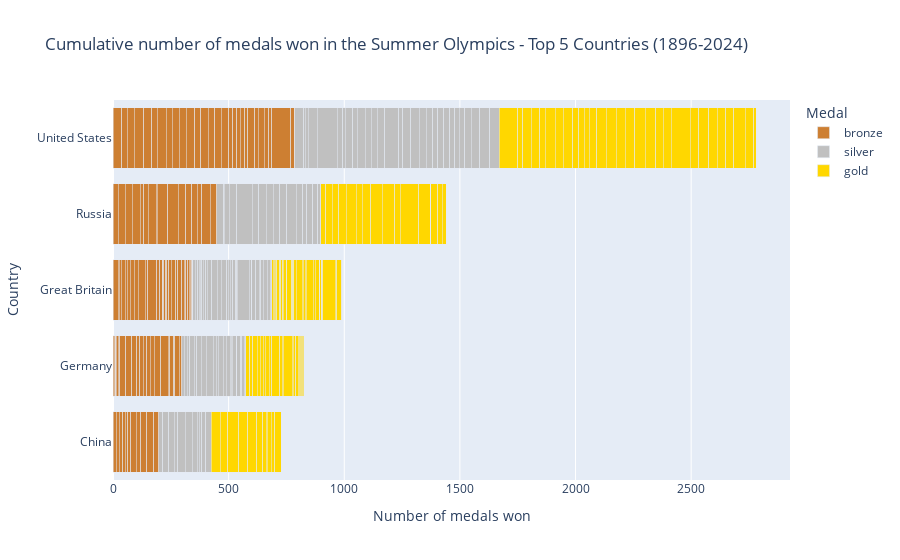

Notebook code cell kept with this figure:
### Code cell
#filter dataframe to top 10 countries
top5_countries = ['United States', 'Russia', 'Great Britain', 'Germany', "China"]
#establish my color map
color_map = {
    'gold': '#FFD700',   # Gold color
    'silver': '#C0C0C0', # Silver color
    'bronze': '#CD7F32'  # Bronze color
}
# filter and reorder my dataframe
filtered_df = medals_df[medals_df['country'].isin(top5_countries)]
filtered_df['total_medals'] = filtered_df.groupby('country')['medal_count'].transform('sum')
filtered_df = filtered_df.sort_values(by='total_medals', ascending=True)
#filtered_df = filtered_df.sort_values(by='total_medals', ascending=True).drop(columns='total_medals')
fig3 = px.bar(filtered_df, x='medal_count', y='country', color='medal', barmode='stack', category_orders={'medal':['bronze', 'silver', 'gold']}, title='Cumulative number of medals won in the Summer Olympics - Top 5 Countries (1896-2024)',
      labels={'medal_count':'Number of medals won', 'country': 'Country', 'medal': 'Medal'}, color_discrete_map=color_map)
fig3.show()

#save image as svg file
fig3.write_image("visualizations/fig3.svg", width=1000, height = 350, engine='orca')

### Figure 1 — Plotly figure (JSON) as saved in the notebook; plotly's stock layout.template omitted (floating-point values rounded to 4 significant figures)
{"data": [{"alignmentgroup": "True", "hovertemplate": "Medal=bronze<br>Number of medals won=%{x}<br>Country=%{y}<extra></extra>", "legendgroup": "bronze", "marker": {"color": "#CD7F32", "pattern": {"shape": ""}}, "name": "bronze", "offsetgroup": "bronze", "orientation": "h", "showlegend": true, "textposition": "auto", "type": "bar", "x": [14, 12, 16, 12, 9, 14, 24, 19, 26, 30, 22, 5, 5, 2, 2, 8, 7, 27, 26, 20, 13, 15, 16, 14, 18, 28, 32, 7, 17, 6, 19, 11, 22, 5, 9, 18, 7, 13, 17, 19, 29, 12, 39, 12, 12, 2, 3, 9, 5, 9, 9, 21, 9, 16, 12, 6, 8, 7, 3, 7, 2, 0, 22, 31, 30, 35, 16, 19, 0, 35, 3, 46, 46, 32, 26, 23, 20, 36, 29, 37, 25, 30, 42, 33, 25, 38, 26, 30, 30, 37, 27, 32, 27, 28, 34, 16, 17, 17, 19, 12, 30, 16, 27, 19, 12, 83, 15, 2], "xaxis": "x", "y": ["China", "China", "China", "China", "China", "China", "China", "China", "China", "China", "China", "Germany", "Germany", "Germany", "Germany", "Germany", "Germany", "Germany", "Germany", "Germany", "Germany", "Germany", "Germany", "Germany", "Germany", "Germany", "Germany", "Germany", "Germany", "Germany", "Germany", "Germany", "Great Britain", "Great Britain", "Great Britain", "Great Britain", "Great Britain", "Great Britain", "Great Britain", "Great Britain", "Great Britain", "Great Britain", "Great Britain", "Great Britain", "Great Britain", "Great Britain", "Great Britain", "Great Britain", "Great Britain", "Great Britain", "Great Britain", "Great Britain", "Great Britain", "Great Britain", "Great Britain", "Great Britain", "Great Britain", "Great Britain", "Great Britain", "Great Britain", "Great Britain", "Great Britain", "Russia", "Russia", "Russia", "Russia", "Russia", "Russia", "Russia", "Russia", "Russia", "Russia", "Russia", "Russia", "Russia", "Russia", "Russia", "Russia", "Russia", "United States", "United States", "United States", "United States", "United States", "United States", "United States", "United States", "United States", "United States", "United States", "United States", "United States", "United States", "United States", "United States", "United States", "United States", "United States", "United States", "United States", "United States", "United States", "United States", "United States", "United States", "United States", "United States", "United States"], "yaxis": "y"}, {"alignmentgroup": "True", "hovertemplate": "Medal=silver<br>Number of medals won=%{x}<br>Country=%{y}<extra></extra>", "legendgroup": "silver", "marker": {"color": "#C0C0C0", "pattern": {"shape": ""}}, "name": "silver", "offsetgroup": "silver", "orientation": "h", "showlegend": true, "textposition": "auto", "type": "bar", "x": [17, 27, 22, 16, 32, 31, 22, 8, 11, 18, 22, 11, 13, 10, 20, 10, 19, 22, 31, 12, 9, 21, 13, 18, 5, 4, 17, 3, 16, 5, 11, 7, 3, 10, 11, 7, 5, 5, 7, 12, 6, 20, 23, 18, 22, 8, 9, 10, 13, 5, 2, 51, 1, 8, 3, 16, 15, 7, 11, 16, 14, 7, 29, 2, 2, 21, 31, 69, 27, 32, 31, 29, 30, 41, 28, 17, 26, 21, 13, 39, 7, 13, 39, 85, 24, 12, 32, 19, 34, 27, 26, 31, 61, 18, 35, 36, 31, 28, 21, 26, 27, 21, 19, 25, 27, 37, 44, 41], "xaxis": "x", "y": ["China", "China", "China", "China", "China", "China", "China", "China", "China", "China", "China", "Germany", "Germany", "Germany", "Germany", "Germany", "Germany", "Germany", "Germany", "Germany", "Germany", "Germany", "Germany", "Germany", "Germany", "Germany", "Germany", "Germany", "Germany", "Germany", "Germany", "Germany", "Great Britain", "Great Britain", "Great Britain", "Great Britain", "Great Britain", "Great Britain", "Great Britain", "Great Britain", "Great Britain", "Great Britain", "Great Britain", "Great Britain", "Great Britain", "Great Britain", "Great Britain", "Great Britain", "Great Britain", "Great Britain", "Great Britain", "Great Britain", "Great Britain", "Great Britain", "Great Britain", "Great Britain", "Great Britain", "Great Britain", "Great Britain", "Great Britain", "Great Britain", "Great Britain", "Russia", "Russia", "Russia", "Russia", "Russia", "Russia", "Russia", "Russia", "Russia", "Russia", "Russia", "Russia", "Russia", "Russia", "Russia", "Russia", "Russia", "United States", "United States", "United States", "United States", "United States", "United States", "United States", "United States", "United States", "United States", "United States", "United States", "United States", "United States", "United States", "United States", "United States", "United States", "United States", "United States", "United States", "United States", "United States", "United States", "United States", "United States", "United States", "United States", "United States"], "yaxis": "y"}, {"alignmentgroup": "True", "hovertemplate": "Medal=gold<br>Number of medals won=%{x}<br>Country=%{y}<extra></extra>", "legendgroup": "gold", "marker": {"color": "#FFD700", "pattern": {"shape": ""}}, "name": "gold", "offsetgroup": "gold", "orientation": "h", "showlegend": true, "textposition": "auto", "type": "bar", "x": [40, 32, 48, 38, 39, 26, 16, 5, 16, 15, 28, 16, 13, 20, 13, 12, 10, 17, 11, 33, 12, 4, 0, 38, 5, 11, 10, 6, 3, 5, 4, 6, 5, 5, 5, 5, 14, 5, 9, 1, 14, 1, 22, 4, 4, 11, 27, 4, 9, 4, 29, 10, 19, 1, 5, 2, 4, 56, 5, 20, 3, 2, 22, 29, 28, 32, 43, 26, 37, 49, 55, 24, 80, 50, 0, 1, 30, 19, 18, 80, 20, 38, 36, 23, 45, 34, 40, 26, 24, 22, 32, 41, 44, 40, 39, 46, 45, 33, 34, 83, 36, 44, 37, 36, 36, 48, 37, 11], "xaxis": "x", "y": ["China", "China", "China", "China", "China", "China", "China", "China", "China", "China", "China", "Germany", "Germany", "Germany", "Germany", "Germany", "Germany", "Germany", "Germany", "Germany", "Germany", "Germany", "Germany", "Germany", "Germany", "Germany", "Germany", "Germany", "Germany", "Germany", "Germany", "Germany", "Great Britain", "Great Britain", "Great Britain", "Great Britain", "Great Britain", "Great Britain", "Great Britain", "Great Britain", "Great Britain", "Great Britain", "Great Britain", "Great Britain", "Great Britain", "Great Britain", "Great Britain", "Great Britain", "Great Britain", "Great Britain", "Great Britain", "Great Britain", "Great Britain", "Great Britain", "Great Britain", "Great Britain", "Great Britain", "Great Britain", "Great Britain", "Great Britain", "Great Britain", "Great Britain", "Russia", "Russia", "Russia", "Russia", "Russia", "Russia", "Russia", "Russia", "Russia", "Russia", "Russia", "Russia", "Russia", "Russia", "Russia", "Russia", "Russia", "United States", "United States", "United States", "United States", "United States", "United States", "United States", "United States", "United States", "United States", "United States", "United States", "United States", "United States", "United States", "United States", "United States", "United States", "United States", "United States", "United States", "United States", "United States", "United States", "United States", "United States", "United States", "United States", "United States"], "yaxis": "y"}], "layout": {"barmode": "stack", "legend": {"title": {"text": "Medal"}, "tracegroupgap": 0}, "title": {"text": "Cumulative number of medals won in the Summer Olympics - Top 5 Countries (1896-2024)"}, "xaxis": {"anchor": "y", "domain": [0, 1], "title": {"text": "Number of medals won"}}, "yaxis": {"anchor": "x", "domain": [0, 1], "title": {"text": "Country"}}}}
